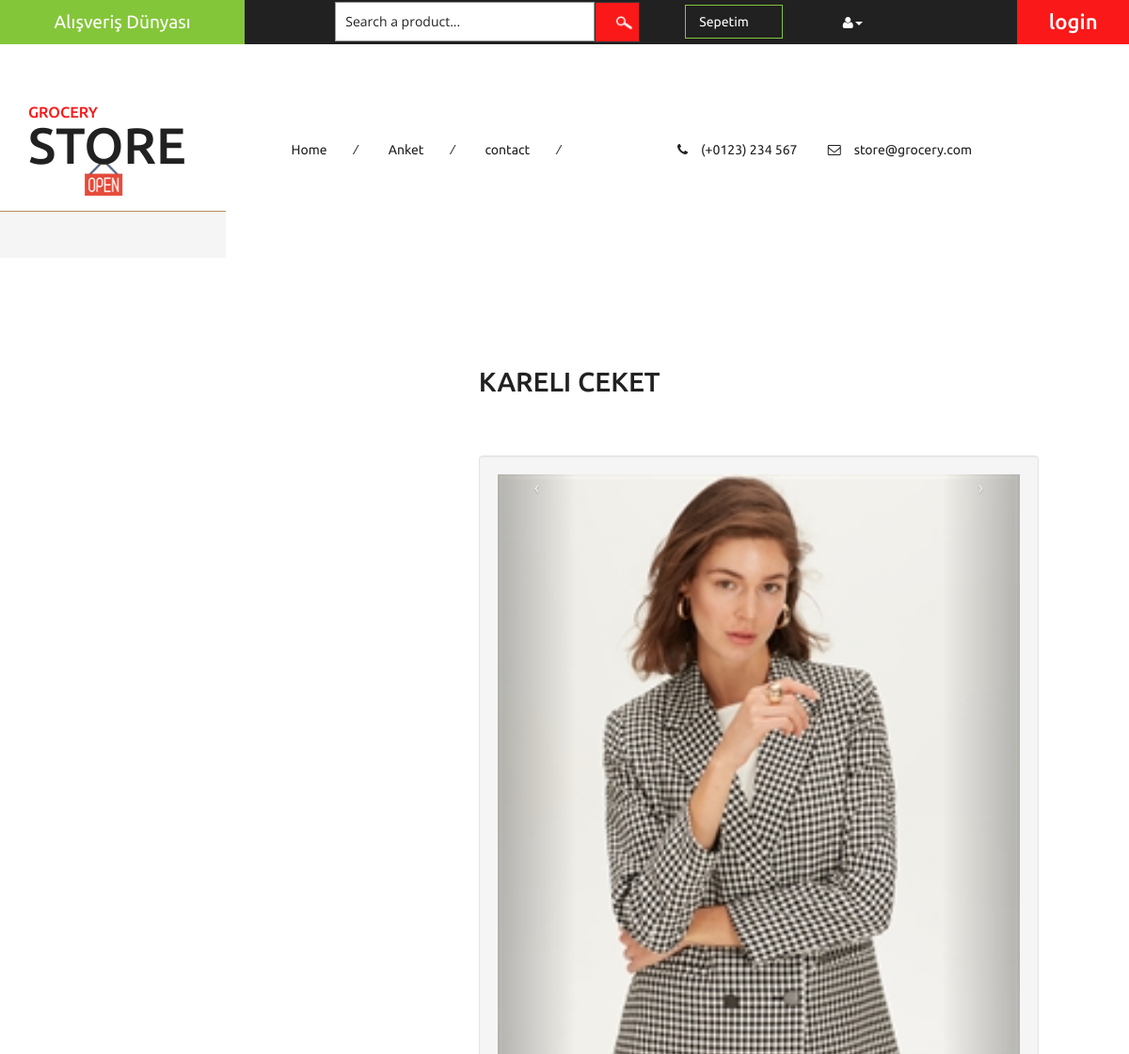
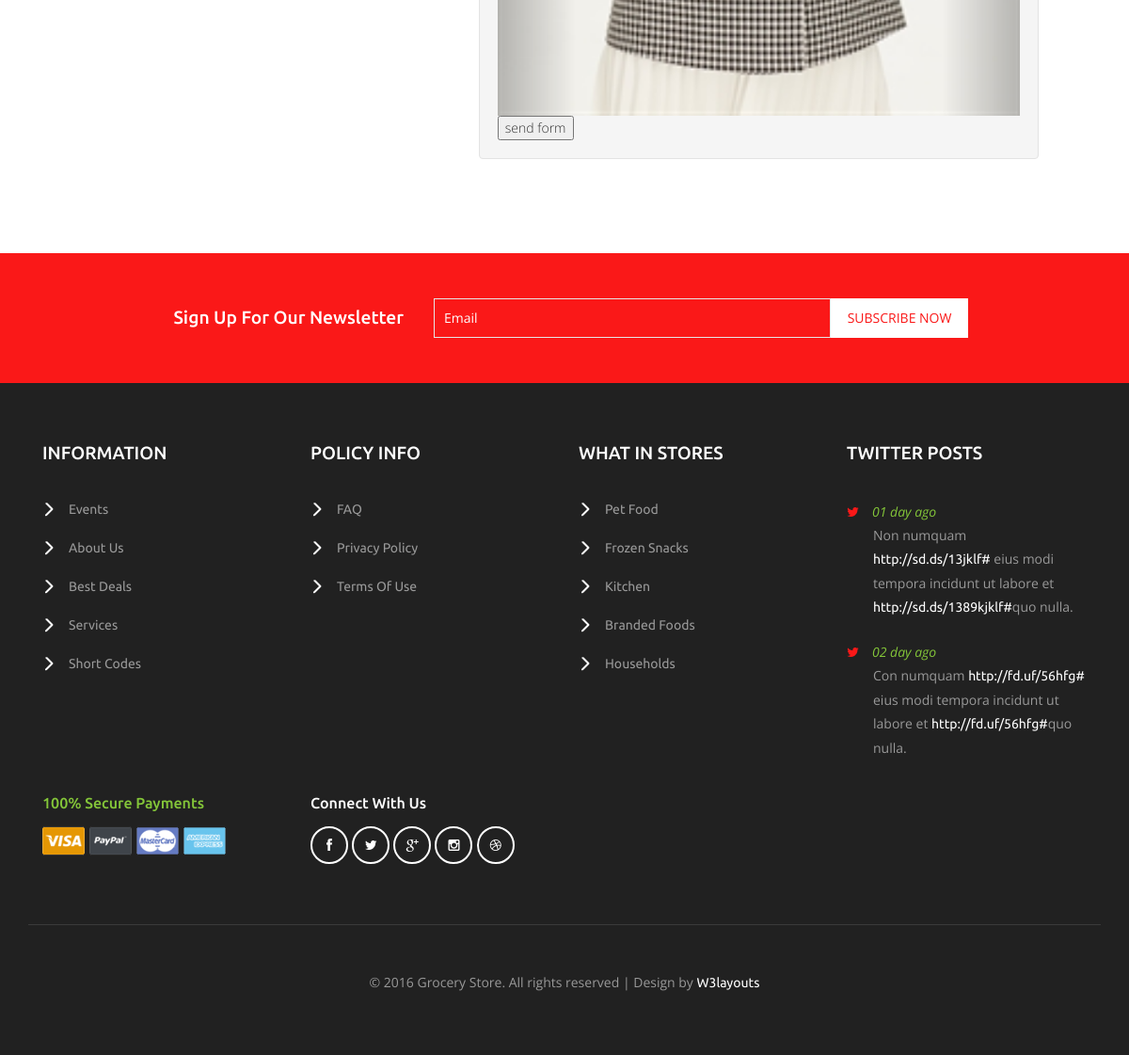
/product/1/, run on the app's committed database (2 pictures, top to bottom).
### product/models.py (models this page shows, shortened)
class Product(models.Model):
    category = models.ForeignKey(Category, on_delete=models.CASCADE)
    title = models.CharField(max_length=150)
    keywords = models.CharField(max_length=255, blank=True)
    description = models.CharField(max_length=255, blank=True)
    image = models.ImageField(upload_to='images/')
    price = models.FloatField()
    amount = models.IntegerField()
    detail = RichTextUploadingField()
    status = models.IntegerField()
    creatat = models.DateTimeField(auto_now_add=True)
    updateat = models.DateTimeField(auto_now_add=True)

### product/views.py (the view)
# urls.py: path('<int:product_id>/', views.detail, name='detail'),
def detail(request, product_id):
    product = get_object_or_404(Product, pk=product_id)
    productimage = ProductImage.objects.filter(product_id=product_id)
    context = {
               'productimage': productimage,
               'product': product,
               }
    return render(request, 'detail.html', context)

### home/templates/detail.html (shortened to what this page needs)
{% extends "homebase.html" %}
{% block sidebar %} {% include "sidebar.html" %} {% endblock %}
{% block content   %}
    <div class="w3l_banner_nav_right">
        <div class="privacy about">
            <div class="w3l_banner_nav_right">
                <div class="agileinfo_single">
                    <h5>{{ product.title }}</h5>
                    <div class="well well-small">
                        <div class="row-fluid">
                            <div class="span5">
                                <div id="myCarousel" class="carousel slide cntr">
                                    <div class="carousel-inner">
                                        <div class="item active">
                                            <a href="#"> <img src="{{ product.image.url }}" alt="" style="width:100%"></a>
                                        </div>
                                    </div>
                                    <a class="left carousel-control" href="#myCarousel" data-slide="prev">‹</a>
                                    <a class="right carousel-control" href="#myCarousel" data-slide="next">›</a>
                                </div>
                            </div>
                            <div class="product-btns">
                                <form action="/order/addtocart/{{ products.id }}"  method="post">
                                    <input type="submit"  class="primary-btn add-to-cart " value="send form">
                                </form>
                            </div>
                        </div>
                    </div>
                </div>
            </div>
        </div>
    </div>
{% endblock %}

### data on the page
Product: title "KARELI CEKET", image (picture)
